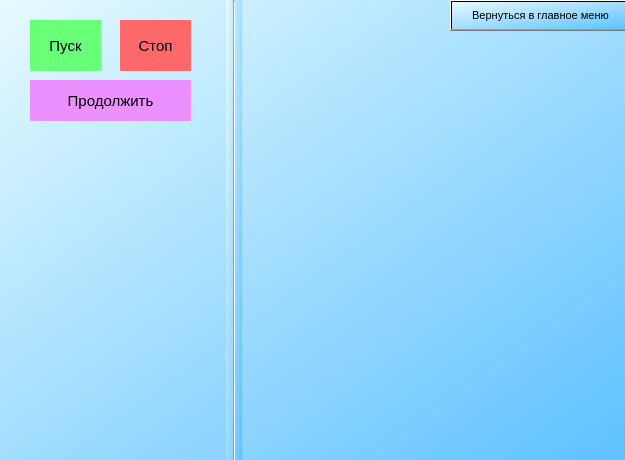
<?xml version="1.0" encoding="UTF-8"?>
<ui version="4.0">
 <class>Fyko</class>
 <widget class="QDialog" name="Fyko">
  <property name="geometry">
   <rect>
    <x>0</x>
    <y>0</y>
    <width>625</width>
    <height>460</height>
   </rect>
  </property>
  <property name="windowTitle">
   <string>Dialog</string>
  </property>
  <property name="styleSheet">
   <string notr="true">background-color:qlineargradient(spread:pad, x1:0, y1:0, x2:0.994751, y2:1, stop:0 rgba(230, 250, 255, 255), stop:1 rgba(94, 193, 255, 255))</string>
  </property>
  <widget class="QPushButton" name="pushButton_2">
   <property name="geometry">
    <rect>
     <x>30</x>
     <y>20</y>
     <width>71</width>
     <height>51</height>
    </rect>
   </property>
   <property name="font">
    <font>
     <pointsize>11</pointsize>
    </font>
   </property>
   <property name="styleSheet">
    <string notr="true">QPushButton{
 background-color: rgb(105, 255, 120);
 border-style: solid;

}

</string>
   </property>
   <property name="text">
    <string>Пуск</string>
   </property>
  </widget>
  <widget class="QPushButton" name="pushButton_3">
   <property name="geometry">
    <rect>
     <x>120</x>
     <y>20</y>
     <width>71</width>
     <height>51</height>
    </rect>
   </property>
   <property name="font">
    <font>
     <pointsize>11</pointsize>
    </font>
   </property>
   <property name="styleSheet">
    <string notr="true">QPushButton{
 background-color: rgb(255, 105, 105);
 border-style: solid;


}</string>
   </property>
   <property name="text">
    <string>Стоп</string>
   </property>
  </widget>
  <widget class="QPushButton" name="pushButton">
   <property name="geometry">
    <rect>
     <x>450</x>
     <y>0</y>
     <width>181</width>
     <height>31</height>
    </rect>
   </property>
   <property name="font">
    <font>
     <pointsize>8</pointsize>
    </font>
   </property>
   <property name="text">
    <string>Вернуться в главное меню</string>
   </property>
  </widget>
  <widget class="Line" name="line">
   <property name="geometry">
    <rect>
     <x>226</x>
     <y>0</y>
     <width>16</width>
     <height>461</height>
    </rect>
   </property>
   <property name="font">
    <font>
     <pointsize>11</pointsize>
     <weight>50</weight>
     <bold>false</bold>
    </font>
   </property>
   <property name="styleSheet">
    <string notr="true">color:rgb(85, 170, 0)</string>
   </property>
   <property name="orientation">
    <enum>Qt::Vertical</enum>
   </property>
  </widget>
  <widget class="QPushButton" name="pushButton_4">
   <property name="geometry">
    <rect>
     <x>30</x>
     <y>80</y>
     <width>161</width>
     <height>41</height>
    </rect>
   </property>
   <property name="font">
    <font>
     <pointsize>11</pointsize>
    </font>
   </property>
   <property name="styleSheet">
    <string notr="true">QPushButton{
 background-color: rgb(236, 143, 255);
 border-style: solid;


}
</string>
   </property>
   <property name="text">
    <string>Продолжить</string>
   </property>
  </widget>
 </widget>
 <resources/>
 <connections/>
</ui>
